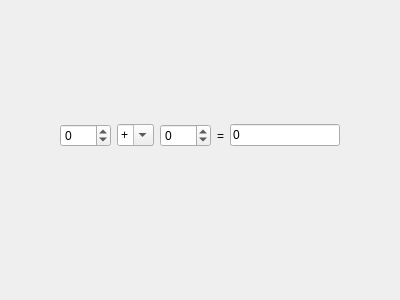
<?xml version="1.0" encoding="UTF-8"?>
<ui version="4.0">
 <class>Calculator</class>
 <widget class="QWidget" name="Calculator">
  <property name="geometry">
   <rect>
    <x>0</x>
    <y>0</y>
    <width>400</width>
    <height>300</height>
   </rect>
  </property>
  <property name="windowTitle">
   <string>Calculator</string>
  </property>
  <widget class="QWidget" name="horizontalLayoutWidget">
   <property name="geometry">
    <rect>
     <x>49</x>
     <y>110</y>
     <width>302</width>
     <height>51</height>
    </rect>
   </property>
   <layout class="QHBoxLayout" name="horizontalLayout">
    <item>
     <widget class="QSpinBox" name="firstArgument">
      <property name="minimum">
       <number>-100</number>
      </property>
      <property name="maximum">
       <number>100</number>
      </property>
     </widget>
    </item>
    <item>
     <widget class="QComboBox" name="operation">
      <property name="editable">
       <bool>true</bool>
      </property>
      <item>
       <property name="text">
        <string>+</string>
       </property>
      </item>
      <item>
       <property name="text">
        <string>-</string>
       </property>
      </item>
      <item>
       <property name="text">
        <string>*</string>
       </property>
      </item>
      <item>
       <property name="text">
        <string>/</string>
       </property>
      </item>
     </widget>
    </item>
    <item>
     <widget class="QSpinBox" name="secondArgument">
      <property name="minimum">
       <number>-100</number>
      </property>
      <property name="maximum">
       <number>100</number>
      </property>
     </widget>
    </item>
    <item>
     <widget class="QLabel" name="equality">
      <property name="text">
       <string>=</string>
      </property>
     </widget>
    </item>
    <item>
     <widget class="QLineEdit" name="result">
      <property name="text">
       <string>0</string>
      </property>
      <property name="readOnly">
       <bool>true</bool>
      </property>
     </widget>
    </item>
   </layout>
  </widget>
 </widget>
 <layoutdefault spacing="6" margin="11"/>
 <resources/>
 <connections/>
</ui>
